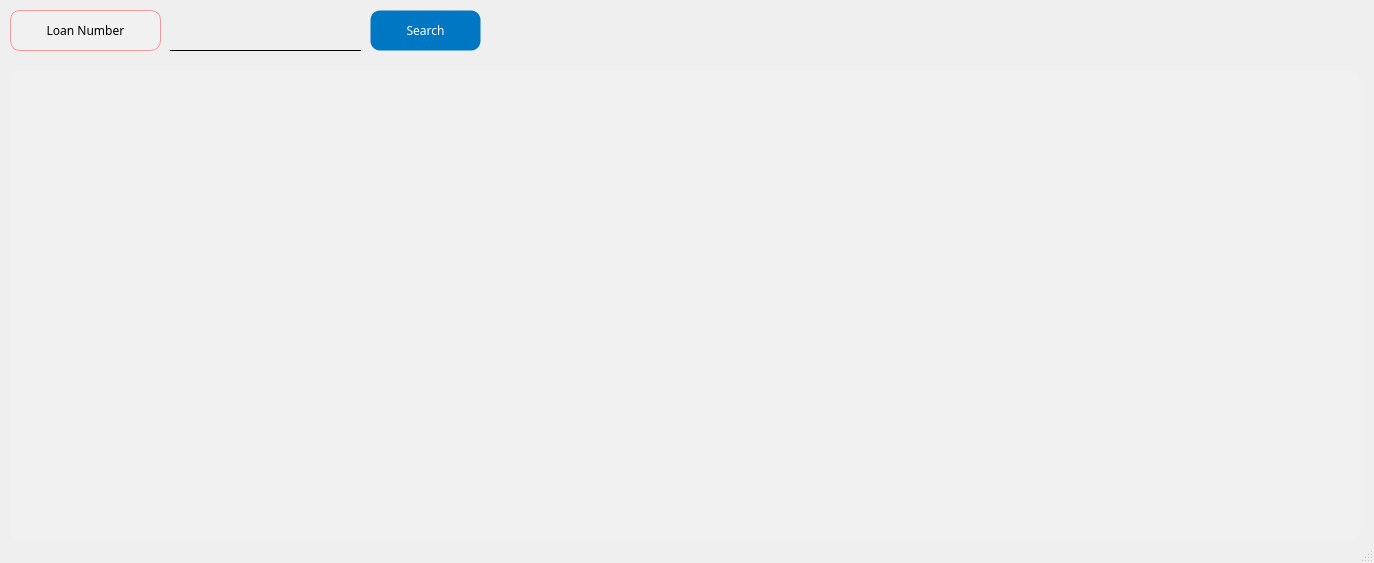
<?xml version="1.0" encoding="UTF-8"?>
<ui version="4.0">
 <class>mainWindow</class>
 <widget class="QMainWindow" name="mainWindow">
  <property name="geometry">
   <rect>
    <x>0</x>
    <y>0</y>
    <width>1374</width>
    <height>563</height>
   </rect>
  </property>
  <property name="windowTitle">
   <string>Guarantor Search</string>
  </property>
  <property name="styleSheet">
   <string notr="true">background-color: #fbfbfb;

QPushButton {
    background-color: #0077c2;
    color: white;
    border: 1px solid transparent;
    border-radius: 10px;
    padding: 5px 10px;
}

QPushButton:hover {
    border: 1px solid white;
}

QPushButton:pressed {
    background-color: #005f9e;
    padding-top: 6px;
    padding-bottom: 4px;
}

QPushButton:disabled {
    background-color: lightgray;
    color: gray;
    border: 1px solid gray;
}
</string>
  </property>
  <widget class="QWidget" name="centralwidget">
   <widget class="QTableView" name="guarantorTable">
    <property name="geometry">
     <rect>
      <x>10</x>
      <y>70</y>
      <width>1351</width>
      <height>471</height>
     </rect>
    </property>
    <property name="font">
     <font>
      <family>Arial Black</family>
     </font>
    </property>
    <property name="styleSheet">
     <string notr="true">background-color: #f1f1f1;
border: 1px solid transparent;
border-radius: 10px;</string>
    </property>
   </widget>
   <widget class="QPushButton" name="searchButton">
    <property name="geometry">
     <rect>
      <x>370</x>
      <y>10</y>
      <width>111</width>
      <height>41</height>
     </rect>
    </property>
    <property name="font">
     <font>
      <family>Arial Black</family>
      <pointsize>9</pointsize>
     </font>
    </property>
    <property name="styleSheet">
     <string notr="true">QPushButton {
    background-color: #0077c2;
    color: white;
    border: 1px solid transparent;
    border-radius: 10px;
    padding: 5px 10px;
}

QPushButton:hover {
    border: 1px solid white;
}

QPushButton:pressed {
    background-color: #005f9e;
    padding-top: 6px;
    padding-bottom: 4px;
}

QPushButton:disabled {
    background-color: lightgray;
    color: gray;
    border: 1px solid gray;
}
</string>
    </property>
    <property name="text">
     <string>Search</string>
    </property>
   </widget>
   <widget class="QLineEdit" name="loanNumber">
    <property name="geometry">
     <rect>
      <x>170</x>
      <y>20</y>
      <width>191</width>
      <height>31</height>
     </rect>
    </property>
    <property name="font">
     <font>
      <family>Arial Black</family>
     </font>
    </property>
    <property name="styleSheet">
     <string notr="true">QLineEdit {
    border: none;
    border-bottom: 1px solid black;
    background-color: transparent;
    color: black;
}

QLineEdit:disabled {
    border: none;
    border-bottom: 1px solid lightgray;
    background-color: lightgray;
    color: lightgray;
}
</string>
    </property>
   </widget>
   <widget class="QLabel" name="label_22">
    <property name="geometry">
     <rect>
      <x>10</x>
      <y>10</y>
      <width>151</width>
      <height>41</height>
     </rect>
    </property>
    <property name="minimumSize">
     <size>
      <width>0</width>
      <height>0</height>
     </size>
    </property>
    <property name="maximumSize">
     <size>
      <width>16777215</width>
      <height>16777215</height>
     </size>
    </property>
    <property name="font">
     <font>
      <family>Arial Black</family>
      <pointsize>9</pointsize>
     </font>
    </property>
    <property name="styleSheet">
     <string notr="true">background-color:rgb(241, 241, 241);
border: 1px solid #ef9a9a;
border-radius: 10px;</string>
    </property>
    <property name="frameShape">
     <enum>QFrame::Box</enum>
    </property>
    <property name="text">
     <string>Loan Number</string>
    </property>
    <property name="alignment">
     <set>Qt::AlignCenter</set>
    </property>
   </widget>
  </widget>
  <widget class="QStatusBar" name="statusbar"/>
 </widget>
 <tabstops>
  <tabstop>loanNumber</tabstop>
  <tabstop>searchButton</tabstop>
  <tabstop>guarantorTable</tabstop>
 </tabstops>
 <resources/>
 <connections/>
</ui>
